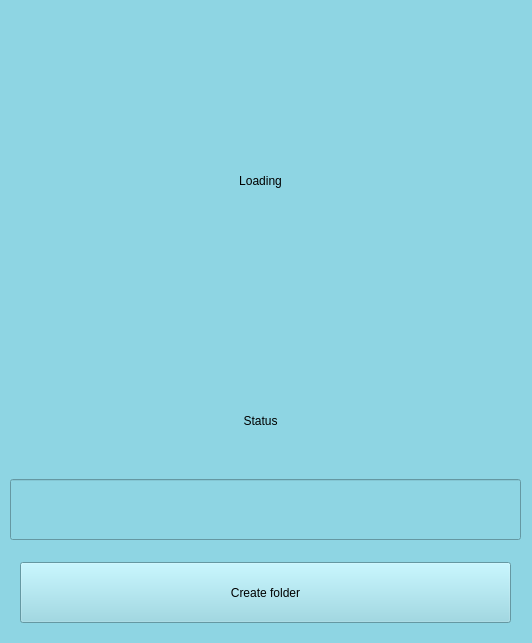
<?xml version="1.0" encoding="UTF-8"?>
<ui version="4.0">
 <class>Frame</class>
 <widget class="QFrame" name="Frame">
  <property name="geometry">
   <rect>
    <x>0</x>
    <y>0</y>
    <width>532</width>
    <height>643</height>
   </rect>
  </property>
  <property name="windowTitle">
   <string>Frame</string>
  </property>
  <property name="styleSheet">
   <string notr="true">background-color: rgb(142, 213, 227)</string>
  </property>
  <widget class="QLabel" name="label">
   <property name="geometry">
    <rect>
     <x>10</x>
     <y>10</y>
     <width>501</width>
     <height>341</height>
    </rect>
   </property>
   <property name="text">
    <string>Loading</string>
   </property>
   <property name="alignment">
    <set>Qt::AlignCenter</set>
   </property>
  </widget>
  <widget class="QLabel" name="label_2">
   <property name="geometry">
    <rect>
     <x>10</x>
     <y>400</y>
     <width>501</width>
     <height>41</height>
    </rect>
   </property>
   <property name="text">
    <string>Status</string>
   </property>
   <property name="alignment">
    <set>Qt::AlignCenter</set>
   </property>
  </widget>
  <widget class="QLineEdit" name="lineEdit">
   <property name="geometry">
    <rect>
     <x>10</x>
     <y>479</y>
     <width>511</width>
     <height>61</height>
    </rect>
   </property>
   <property name="alignment">
    <set>Qt::AlignCenter</set>
   </property>
  </widget>
  <widget class="QPushButton" name="pushButton">
   <property name="geometry">
    <rect>
     <x>20</x>
     <y>562</y>
     <width>491</width>
     <height>61</height>
    </rect>
   </property>
   <property name="text">
    <string>Create folder</string>
   </property>
  </widget>
 </widget>
 <resources/>
 <connections/>
</ui>
